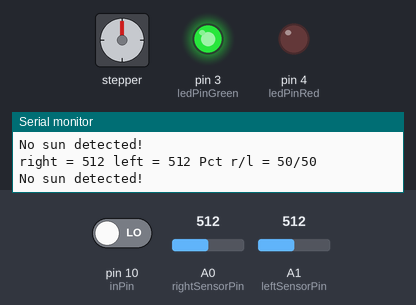
Simulated run of this sketch. Board: Arduino Uno, built with avr-gcc and run on an emulated ATmega328P. On the bench: stepper motor, output pins drawn as LEDs (lit = HIGH), the last lines printed to the serial monitor. The inputs (shaded band) are chosen by the test bench; at power-on: A0 (rightSensorPin) = 512, pin 10 (inPin) LOW, A1 (leftSensorPin) = 512. Stepper angles assume 4075 steps per turn.

Above: at 1.2 s.
1.3 s: A0 (rightSensorPin) set to 124
4.3 s: A0 (rightSensorPin) set to 103
At 5.19 s:
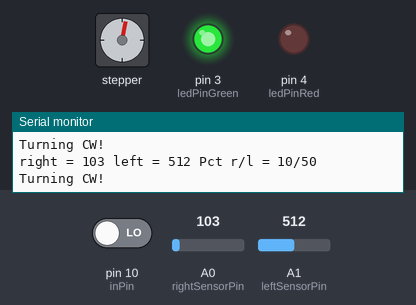
At 5.97 s:
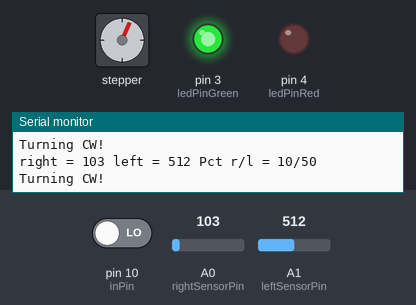
7.3 s: pin 10 (inPin) driven HIGH
At 7.35 s:
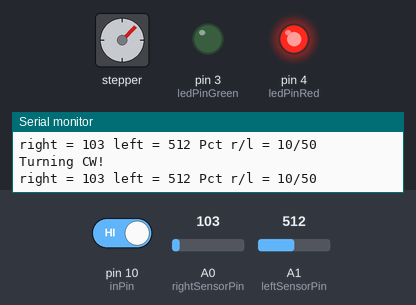
10.3 s: A1 (leftSensorPin) set to 249
13.3 s: A1 (leftSensorPin) set to 227
Timing chart, 0 to 23.1 s (numbered marks = the images above; inputs shaded):
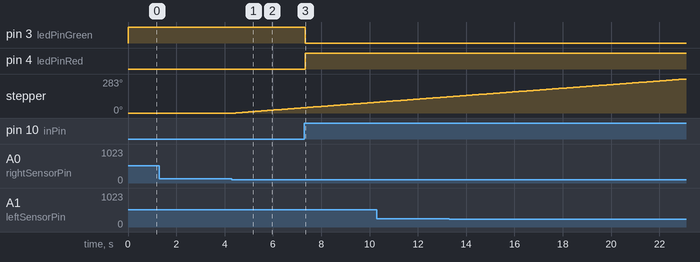

Measured:
- the behaviour switches between 113 and 112 on A0 (rightSensorPin) (found by bisection; images 0 and 1)
- after the input at 4.3 s, stepper: keeps turning clockwise at about 16°/s, starting after 0.16 s
- after the input at 7.3 s, pin 3 (ledPinGreen): HIGH → LOW at once; pin 4 (ledPinRed): LOW → HIGH at once

The sketch:

code_tracker.ino
```cpp
// définit les numéros de broches LDR
const int rightSensorPin = A0;
const int leftSensorPin = A1;

// variable pour lire l'état des broches
int rightSensorRead = 0;
int leftSensorRead = 0;
int rightLightPct = 0;
int leftLightPct = 0;
int degreeChange = 1;


// Bibliothèque Arduino's CustomStepper
#include <CustomStepper.h>

// définit les numéros de broches LED & bouton poussoir
int ledPinGreen = 3; // choisissez la broche pour la LED verte
int ledPinRed = 4; // choisissez la broche pour la LED rouge
int inPin = 10;   // choisissez la broche pour le bouton poussoir

// variable pour lire l'état des broches
int val = 0;
int run;

// définit les numéros de broches de moteur CLK+/5/ CW+/6/ EN+/7/
CustomStepper stepper(5, 6, 7, 8);

void setup() {
 Serial.begin(9600);
  run=0;
   pinMode(ledPinGreen, OUTPUT);  // déclare LED sortie
  pinMode(ledPinRed, OUTPUT);  // déclare LED sortie
  pinMode(inPin, INPUT);    // déclare le bouton poussoir entrée
  stepper.setRPM(5);
  stepper.setSPR(4075.7728395);

  digitalWrite(ledPinGreen, HIGH);// éteindre la LED rouge
}
void Start_Stop_System(){
   val = digitalRead(inPin);  // lire la valeur d'entrée

   if (val == HIGH) {         // vérifier si l'entrée est HAUTE (bouton relâché)
    if(run == 0){
      digitalWrite(ledPinGreen, LOW);// allumer la LED verte
      digitalWrite(ledPinRed, HIGH);// éteindre la LED rouge
      run = 1;
    }
   }
}

void loop() {
    Start_Stop_System();


  rightSensorRead = analogRead(rightSensorPin);
  leftSensorRead = analogRead(leftSensorPin);
  rightLightPct = map(rightSensorRead, 0, 1023, 0, 100);
  leftLightPct = map(leftSensorRead, 0, 1023, 0, 100);
  degreeChange = map(abs(rightLightPct-leftLightPct),0,100,2,10);
  Serial.print("right = ");
  Serial.print(rightSensorRead);
  Serial.print(" left = ");
  Serial.print(leftSensorRead);
  Serial.print(" Pct r/l = ");
  Serial.print(rightLightPct);
  Serial.print("/");
  Serial.println(leftLightPct);
  if(rightLightPct > 10 && leftLightPct > 10 ){
    Serial.println("No sun detected!");
  }else if(rightLightPct > leftLightPct){
    Serial.println("Turning CCW!");
    rotateLeft();
    stepper.run();
  }else{
    Serial.println("Turning CW!");
    rotateRight();
    stepper.run();
  }
}

void rotateLeft(){
  stepper.setDirection(CCW);
  stepper.rotateDegrees(degreeChange);
  while(stepper.isDone() == false){
    stepper.run();
  }
}
void rotateRight(){
  stepper.setDirection(CW);
  stepper.rotateDegrees(degreeChange);
  while(stepper.isDone() == false){
    stepper.run();
  }
}
```
